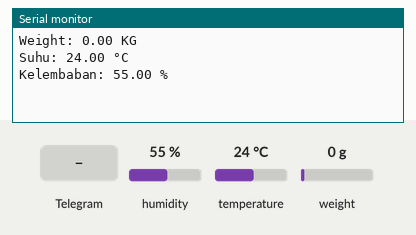
This sketch was run on a simulated ESP8266 (NodeMCU). Parts: the last lines printed to the serial monitor. The inputs (shaded band) are chosen by the test bench; at power-on: humidity 55 %, weight on the scale 0 g, temperature 24 °C. WiFi joins after 1.5 s; servers stay silent unless stated.

Above: at 5.0 s.
5.1 s: Telegram message "Cek" received
At 5.9 s:
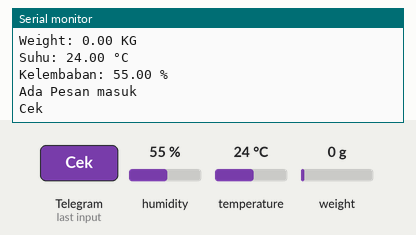
6.9 s: Telegram message "1" received
At 8.8 s:
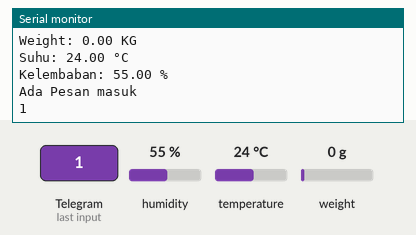
9.4 s: humidity set to 22 %
At 10.6 s:
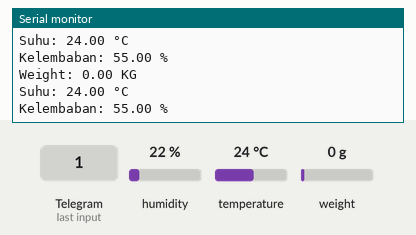
10.9 s: weight on the scale set to 100 g
At 12.2 s:
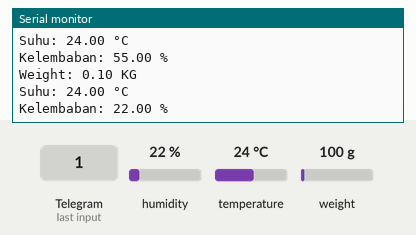
12.4 s: temperature set to 12 °C
13.9 s: weight on the scale set to 1250 g
At 15.2 s:
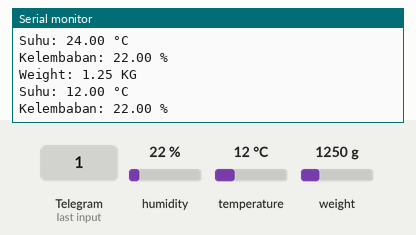
Timing chart, 0 to 16.4 s (numbered marks = the images above; inputs shaded):
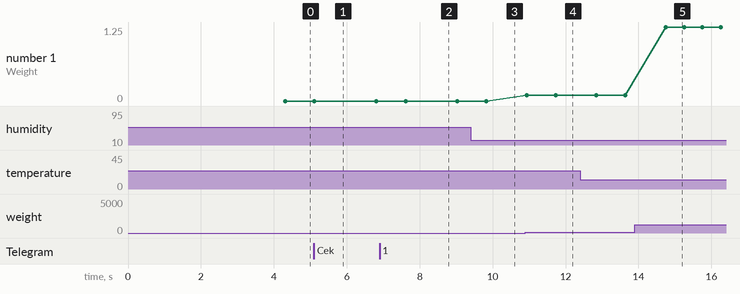

Measured:
- after the input at 5.1 s, the serial monitor: prints a new line after 0.31 s (image 1)
- after the input at 6.9 s, the serial monitor: prints a new line after 1.0 s (image 2)
- after the input at 10.9 s, the serial monitor: prints a new line at once (image 4)
- after the input at 13.9 s, the serial monitor: prints a new line after 0.84 s (image 5)
- plotted number 1: 0 → 0.1 after the input at 10.9 s, 0.1 → 1.25 after the input at 13.9 s

The sketch:

testimbangan.ino
```cpp
#define BLYNK_TEMPLATE_ID "TMPL6NCn9MEbn"
#define BLYNK_TEMPLATE_NAME "nodemcudht22"
#define BLYNK_AUTH_TOKEN "XzXgLdePUGkUX3EZDDkG0QnU62ZehsQQ"
#define BLYNK_PRINT Serial
#define DHTPIN 5   // pin 2 untuk koneksi sensor DHT22
#define DHTTYPE DHT22  // Type DHT-22
#define BOTtoken ""
#define idAnda ""

#include "HX711.h"
#include "DHT.h"

#include <ESP8266WiFi.h>
#include <BlynkSimpleEsp8266.h>
//#include <CTBot.h>
#include <WiFiClientSecure.h>
#include <UniversalTelegramBot.h>

char auth[] = BLYNK_AUTH_TOKEN;
char ssid[] = "SorcefourG";  // wifi ssid
char pass[] = "Ekahijiduatilu321";  // wifi password

HX711 scale(D6, D7);
DHT dht(DHTPIN, DHTTYPE);
//CTBot telebot;
WiFiClientSecure client;
UniversalTelegramBot bot(BOTtoken, client);
//String token ="";
//const int id = ;
long bufKirimPesan, Bot_lasttime;
int Bot_mtbs = 1500, kirimPesan = 120000;
String txtBuff = "";

float weight;
//float calibration_factor = -410825.00; // nilai kalibrasi
float calibration_factor = 275525.00; //362525.00;//374725.00;

void setup()
{
  Serial.begin(115200);
  Blynk.begin(auth, ssid, pass, "blynk.cloud", 80);
  WiFi.begin(ssid, pass);
  while(WiFi.status() != WL_CONNECTED)
  {
    delay(500);
  }
  //bot.wifiConnect(ssid, pass);
  //bot.setTelegramToken(BOTtoken);
  scale.set_scale();
  scale.tare(); //Reset the scale to 0
  long zero_factor = scale.read_average(); //Pembacaan loadcell
  dht.begin();
}

void loop()
{
  scale.set_scale(calibration_factor); //menghubungkan dengan calibration factor
  weight = scale.get_units(5);

  Serial.print("Weight: ");
  Serial.print(weight);
  Serial.println(" KG");
  Serial.println();

  float Temperature = dht.readTemperature();
  float Humidity = dht.readHumidity();

  Serial.print("Suhu: ");
  Serial.print(Temperature);
  Serial.println(" °C");
  Serial.print("Kelembaban: ");
  Serial.print(Humidity);
  Serial.println(" %");

  Blynk.virtualWrite(V0, weight);
  Blynk.virtualWrite(V1, Temperature);
  Blynk.virtualWrite(V2, Humidity);
  Blynk.run();

  if (weight < 0.20){
  batasberat();
  }
}

void batasberat(){
back:
Blynk.logEvent("weight_alerts", String("Pakan Hampir Habis !!! Tersisa ") + weight + String(" kg"));
bot.sendMessage(idAnda, String("Pakan Hampir Habis !!! Tersisa") + weight + String(" kg"));
  weight = scale.get_units(5);
  Serial.print("Weight: ");
  Serial.print(weight);
  Serial.println(" KG");
  Serial.println();

  float Temperature = dht.readTemperature();
  float Humidity = dht.readHumidity();

  Serial.print("Suhu: ");
  Serial.print(Temperature);
  Serial.println(" °C");
  Serial.print("Kelembaban: ");
  Serial.print(Humidity);
  Serial.println(" %");

Blynk.virtualWrite(V0, 0.00);
Blynk.virtualWrite(V1, Temperature);
Blynk.virtualWrite(V2, Humidity);
Blynk.run();

if (millis() > Bot_lasttime + Bot_mtbs){
 int numNewMessages = bot.getUpdates(bot.last_message_received + 1);
  while(numNewMessages){
    Serial.println("Ada Pesan masuk");
    handleNewMessages(numNewMessages);
    numNewMessages = bot.getUpdates(bot.last_message_received + 1);
    }
 Bot_lasttime = millis();
}
kirimPesanOtomatis(kirimPesan);
if (weight < 0.20){
  goto back;
}
else {
  loop();
}
}

void handleNewMessages(int numNewMessages){
for (int i=0; i<numNewMessages; i++){
  String chat_id = String(bot.messages[i].chat_id);
  String text = bot.messages[i].text;
  String from_name = bot.messages[i].from_name;

  Serial.println(text);
    txtBuff = text;
  }
// masukan perintah disini
 if (txtBuff == "Cek"){
   bot.sendMessage(idAnda,"Nih ! ketinggian Air Sekarang: ");
 }
}

void kirimPesanOtomatis(long x){
if (millis() > bufKirimPesan + x){
  bot.sendMessage(idAnda,"PESAN OTOMATIS , Ketinggian Airnya segini gan : ");
  bufKirimPesan = millis();
  }
}
```
